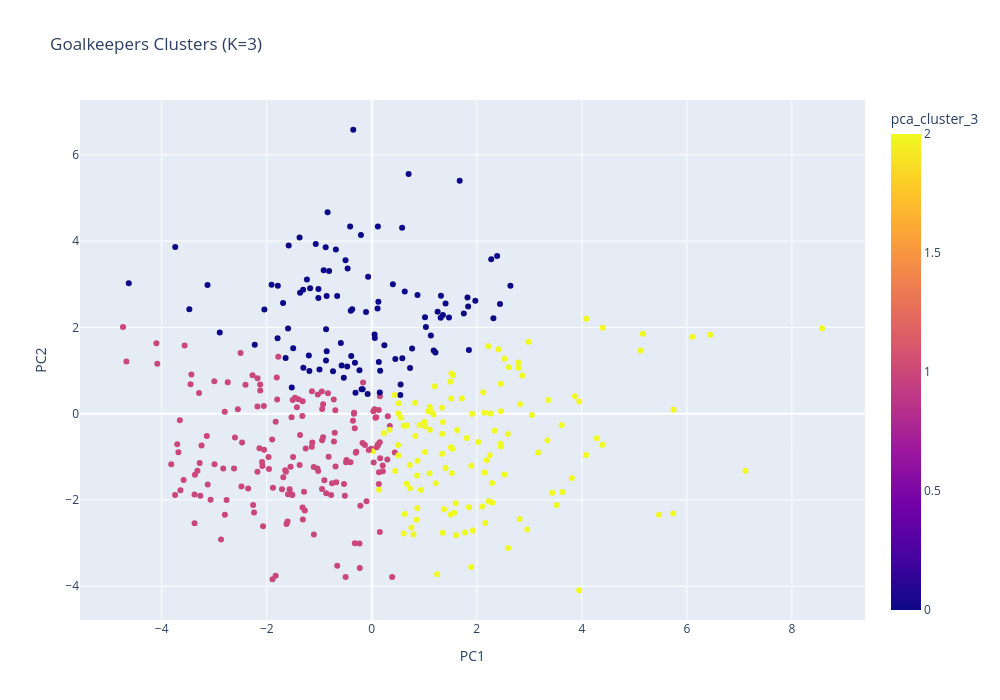

Notebook source saved alongside this figure:
### Code cell
df_avg["PC1"] = X_pca[:,0]
df_avg["PC2"] = X_pca[:,1]

fig = px.scatter(
    df_avg,
    x="PC1",
    y="PC2",
    color=f"pca_cluster_3",
    hover_name='player',         
    hover_data=['team','minutesplayed','number_of_seasons'], 
    title=f"Goalkeepers Clusters (K={cluster})",
    width=1000,
    height=700
)

fig.show()

### Figure 1 — Plotly figure (JSON) as saved in the notebook; plotly's stock layout.template omitted (floating-point values rounded to 4 significant figures; data arrays with more than 128 entries replaced by an {"elided": "..."} marker saying what was removed)
{"data": [{"customdata": {"elided": "387x3 mixed values"}, "hovertemplate": "<b>%{hovertext}</b><br><br>PC1=%{x}<br>PC2=%{y}<br>team=%{customdata[0]}<br>minutesplayed=%{customdata[1]}<br>number_of_seasons=%{customdata[2]}<br>pca_cluster_3=%{marker.color}<extra></extra>", "hovertext": {"elided": "387 str values"}, "legendgroup": "", "marker": {"color": {"elided": "387 int values"}, "coloraxis": "coloraxis", "symbol": "circle"}, "mode": "markers", "name": "", "orientation": "v", "showlegend": false, "type": "scatter", "x": {"elided": "387 float values"}, "xaxis": "x", "y": {"elided": "387 float values"}, "yaxis": "y"}], "layout": {"coloraxis": {"colorbar": {"title": {"text": "pca_cluster_3"}}, "colorscale": [[0, "#0d0887"], [0.1111, "#46039f"], [0.2222, "#7201a8"], [0.3333, "#9c179e"], [0.4444, "#bd3786"], [0.5556, "#d8576b"], [0.6667, "#ed7953"], [0.7778, "#fb9f3a"], [0.8889, "#fdca26"], [1, "#f0f921"]]}, "height": 700, "legend": {"tracegroupgap": 0}, "title": {"text": "Goalkeepers Clusters (K=3)"}, "width": 1000, "xaxis": {"anchor": "y", "domain": [0, 1], "title": {"text": "PC1"}}, "yaxis": {"anchor": "x", "domain": [0, 1], "title": {"text": "PC2"}}}}
